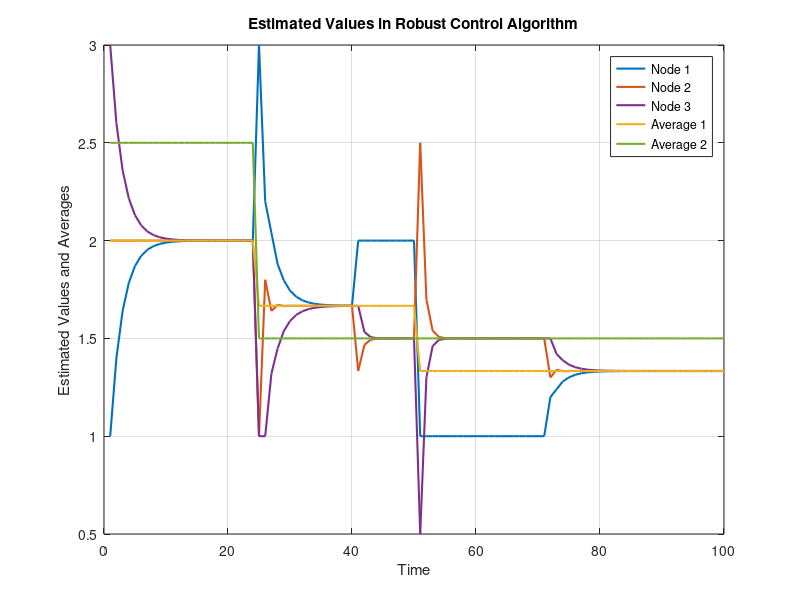
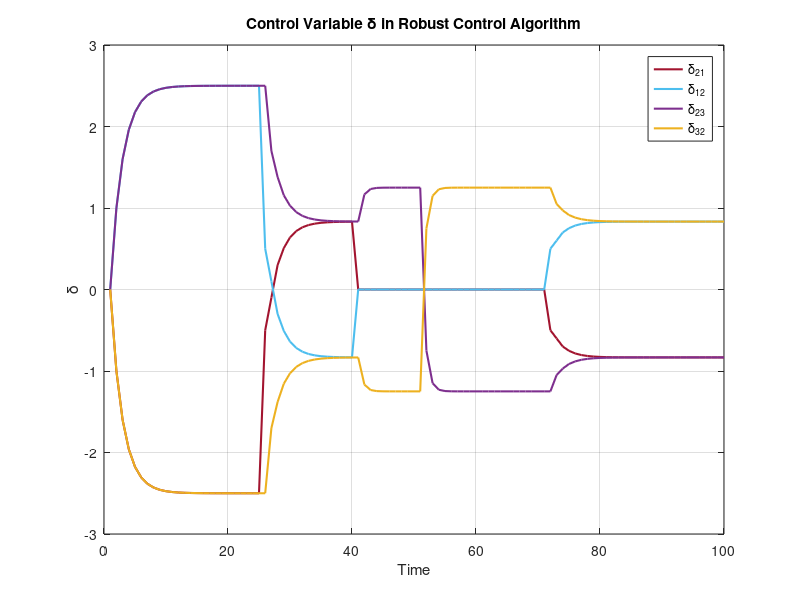
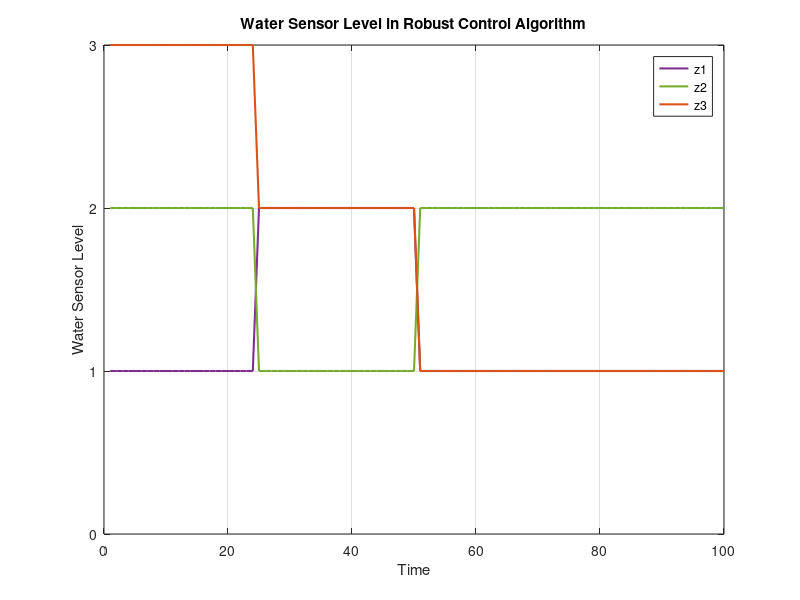

Source code (MATLAB) for these figures, in order:
%%Simulazione Robusto 3 Nodi

% Parametri iniziali
a21 = 1; % Coefficiente di controllo
a23 = 1;
epsilon = 0.4; % Passo del consenso
timesteps = 100; % Numero di iterazioni

% Definisce i colori per i grafici
colorx1 = [0, 0.4470, 0.7410]; % Blu
colorx2 = [0.8500, 0.3250, 0.0980]; % Arancione
colorx3 = [0.4940, 0.1840, 0.5560];   % Viola
colormedia1 = [0.9290, 0.6940, 0.1250]; % Giallo
colormedia2 = [0.4660, 0.6740, 0.1880]; % Verde
colorz1 = [0.4940, 0.1840, 0.5560]; % Viola
colorz2 = [0.4660, 0.6740, 0.1880]; % Verde
colorz3 = [0.8500, 0.3250, 0.0980];   % Arancione
colordelta21 = [0.6350, 0.0780, 0.1840]; % Rosso
colordelta12 = [0.3010, 0.7450, 0.9330]; % Ciano
colordelta23 = [0.4940, 0.1840, 0.5560]; % Viola
colordelta32 = [0.9290, 0.6940, 0.1250]; % Giallo chiaro

% Array per memorizzare i risultati
x1_values = zeros(1, timesteps);
x2_values = zeros(1, timesteps);
x3_values = zeros(1,timesteps);
delta21_values = zeros(1, timesteps);
delta21_values_pre = zeros(1,timesteps);
delta23_values = zeros(1, timesteps);
delta23_values_pre = zeros(1,timesteps);
z1_values = zeros(1, timesteps);
z2_values = zeros(1, timesteps);
z3_values = zeros(1, timesteps);

for i=1:24
    z1_values(1,i)=1;
end
for i=25:50
    z1_values(1,i)=2;
end
for i=51:100
    z1_values(1,i)=1;
end

for i=1:24
    z2_values(1,i)=2;
end
for i=25:50
    z2_values(1,i)=1;
end
for i=51:100
    z2_values(1,i)=2;
end

for i=1:24
    z3_values(1,i)=3;
end
for i=25:50
    z3_values(1,i)=2;
end
for i=51:100
    z3_values(1,i)=1;
end

media = (z1_values + z2_values + z3_values)/3;
media2 = (z2_values + z3_values)/2;

delta21_values(1,1) = 0; % Variabile di controllo iniziale tra nodo 2 e nodo 1
delta23_values(1,1) = 0; % Variabile di controllo iniziale tra nodo 2 e nodo 1
x1_values(1,1) = z1_values(1,1); % Livello iniziale d'acqua nel nodo 1
x2_values(1,1) = z2_values(1,1); % Livello iniziale d'acqua nel nodo 2
x3_values(1,1) = z3_values(1,1); % Livello iniziale d'acqua nel nodo 2

% Loop temporale
for k = 1:timesteps-1
    % Aggiorna la variabile di controllo
    if k < 40 || k > 70
        delta21_values(k+1) = delta21_values(k) - (x2_values(k) - x1_values(k));
    else
        delta21_values(k+1) = 0;
    end
    delta23_values(k+1) = delta23_values(k) - (x2_values(k) - x3_values(k));

    % Algoritmo del consenso
    x1_values(k+1) = epsilon * (-delta21_values(k+1)) + z1_values(k+1);
    x2_values(k+1) = epsilon * (delta21_values(k+1)+delta23_values(k+1)) + z2_values(k+1);
    x3_values(k+1) = epsilon * (-delta23_values(k+1)) + z3_values(k+1);

end

% Visualizza le stime
figure;
plot(1:timesteps, x1_values, 'Color', colorx1, 'LineWidth', 1.5); % Nodo 1
hold on;
plot(1:timesteps, x2_values, 'Color', colorx2, 'LineWidth', 1.5); % Nodo 2
plot(1:timesteps, x3_values, 'Color', colorx3, 'LineWidth', 1.5); % Nodo 3
plot(1:timesteps, media, 'Color', colormedia1, 'LineWidth', 1.5); % Media 1
plot(1:timesteps, media2, 'Color', colormedia2, 'LineWidth', 1.5); % Media 2
hold off;
xlabel('Time');
ylabel('Estimated Values and Averages');
legend('Node 1', 'Node 2', 'Node 3', 'Average 1', 'Average 2');
title('Estimated Values in Robust Control Algorithm');
grid on;

% Visualizza le variabili di controllo delta
figure;
plot(1:timesteps, delta21_values, 'Color', colordelta21, 'LineWidth', 1.5); % Delta21
hold on;
plot(1:timesteps, -delta21_values, 'Color', colordelta12, 'LineWidth', 1.5); % Delta12
plot(1:timesteps, delta23_values, 'Color', colordelta23, 'LineWidth', 1.5); % Delta23
plot(1:timesteps, -delta23_values, 'Color', colordelta32, 'LineWidth', 1.5); % Delta32
hold off;
xlabel('Time');
ylabel('\delta');
legend('\delta_{21}', '\delta_{12}', '\delta_{23}', '\delta_{32}');
title('Control Variable \delta in Robust Control Algorithm');
grid on;

% Visualizza i valori di z
figure;
plot(1:timesteps, z1_values, 'Color', colorz1, 'LineWidth', 1.5); % z1
hold on;
plot(1:timesteps, z2_values, 'Color', colorz2, 'LineWidth', 1.5); % z2
plot(1:timesteps, z3_values, 'Color', colorz3, 'LineWidth', 1.5); % z3
hold off;
xlabel('Time');
ylabel('Water Sensor Level');
yticks([0 1 2 3]); % Mostra solo 0, 1, 2, 3 sull'asse y
ylim([0 3]); % Imposta l'intervallo dell'asse y da 0 a 3
legend('z1', 'z2', 'z3');
title('Water Sensor Level in Robust Control Algorithm');
grid on;